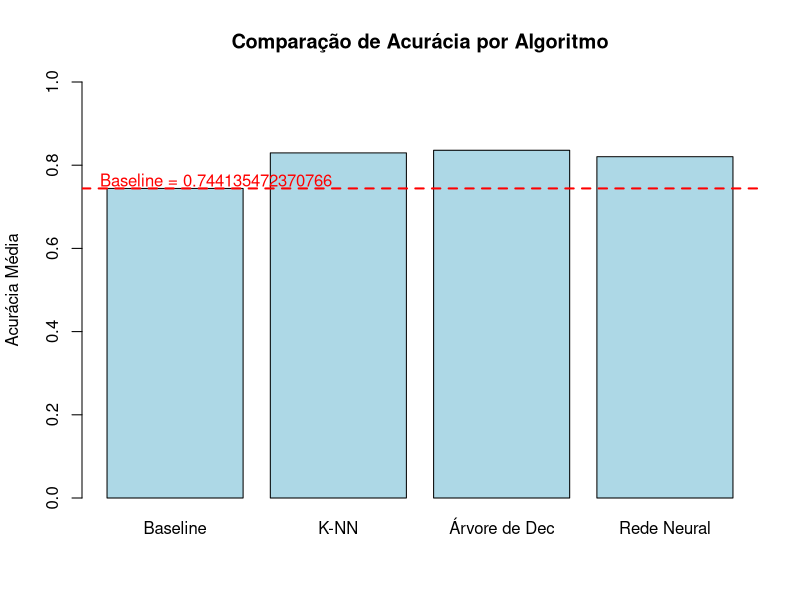
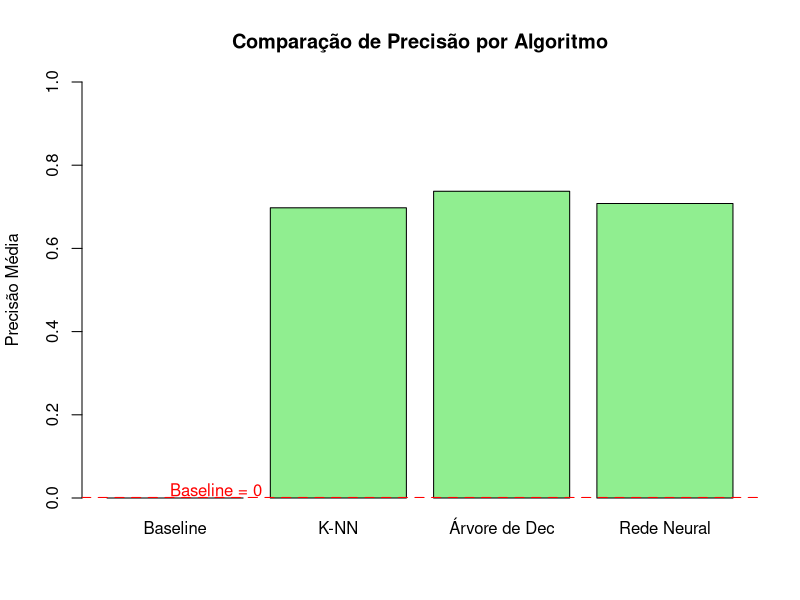
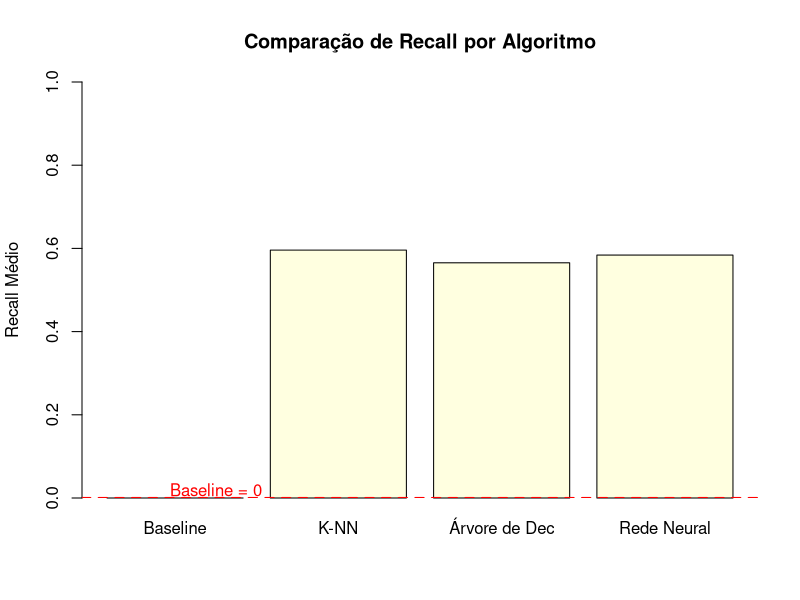

Write the R code that produced these figures, in order.
## ---- chunk 1
train_data <- read.csv(file = "train_data.csv")
test_data <- read.csv(file = "test_data.csv")
## ---- chunk 2
library(knitr)


data_part1 <- train_data[1:5, 1:7]
data_part2 <- train_data[1:5, 8:ncol(train_data)]


table1 <- kable(data_part1, caption = "Adult Train Data - Part 1")


table2 <- kable(data_part2, caption = "Adult Train Data - Part 2")


cat(table1, sep = "\n")
cat("\n\n")
cat(table2, sep = "\n")

## ---- chunk 3
library(knitr)


data_part1 <- test_data[1:5, 1:7]
data_part2 <-test_data[1:5, 8:ncol(test_data)]


table1 <- kable(data_part1, caption = "Adult Test Data - Part 1")


table2 <- kable(data_part2, caption = "Adult Test Data - Part 2")


cat(table1, sep = "\n")
cat("\n\n")
cat(table2, sep = "\n")

## ---- chunk 4

train_data$income_Baseline <- 0

true_negatives <- sum(train_data$income_Baseline == 0 & train_data$income == 0)
false_positives <- sum(train_data$income_Baseline == 0 & train_data$income == 1)
false_negatives <- 0
true_positives <- 0


cat("Matriz de Confusão:\n")
cat("           Previsto 0    Previsto 1\n")
cat(sprintf("Real 0:     %d            %d\n", true_negatives, false_positives))
cat(sprintf("Real 1:     %d            %d\n", false_negatives, true_positives))
## ---- chunk 5

train_data$income_Baseline <- 0

true_negatives <- sum(train_data$income_Baseline == 0 & train_data$income == 0)
false_positives <- sum(train_data$income_Baseline == 0 & train_data$income == 1)
false_negatives <- 0
true_positives <- 0


cat("Matriz de Confusão:\n")
cat("           Previsto 0    Previsto 1\n")
cat(sprintf("Real 0:     %d            %d\n", true_negatives, false_positives))
cat(sprintf("Real 1:     %d            %d\n", false_negatives, true_positives))
## ---- chunk 6
accuracy_baseline <- (true_negatives + true_positives) / length(train_data$income)
cat("Acurácia:", accuracy_baseline, "\n")

if (true_positives + false_positives == 0) {
  cat("Precisão: Não definida (nenhuma previsão positiva)\n")
} else {
  precision_baseline <- true_positives / (true_positives + false_positives)
  cat("Precisão:", precision_baseline, "\n")
}

#calcular recall
if (true_positives + false_negatives == 0) {
  cat("Recall: Não definido (nenhum valor real positivo)\n")
} else {
  recall_baseline <- true_positives / (true_positives + false_negatives)
  cat("Recall:", recall_baseline, "\n")
}

train_data$income_Baseline <- remove()
## ---- chunk 7
if (!require(class)) install.packages("class")
library(class)

target <- train_data$income
K <- 5
folds <- cut(seq(1, nrow(train_data)), breaks=K, labels=FALSE)

accuracy_list <- c()
precision_list <- c()

# K-Fold Cross-Validation manual
for (i in 1:K) {
  test_indexes <- which(folds == i, arr.ind = TRUE)
  teste <- train_data[test_indexes, ]
  treino <- train_data[-test_indexes, ]
  
  # Definir os atributos preditores e a variável target
  train_features <- treino[, -ncol(treino)]
  train_labels <- treino$income
  test_features <- teste[, -ncol(teste)]
  test_labels <- teste$income
  
  # Aplicar o algoritmo K-NN (usando K = 5 como exemplo)
  knn_pred <- knn(train = train_features, test = test_features, cl = train_labels, k = 5)  
  
  
  accuracy <- sum(knn_pred == test_labels) / length(test_labels)
  accuracy_list <- c(accuracy_list, accuracy)
  
  true_positives <- sum(knn_pred == 1 & test_labels == 1)
  false_positives <- sum(knn_pred == 1 & test_labels == 0)
  if (true_positives + false_positives == 0) {
    precision <- 0
  } else {
    precision <- true_positives / (true_positives + false_positives)
    precision_list <- c(precision_list, precision)
  }
  
  #calcular recall
  false_negatives <- sum(knn_pred == 0 & test_labels == 1)
  if (true_positives + false_negatives == 0) {
    recall <- 0
  } else {
    recall <- true_positives / (true_positives + false_negatives)
  }
  
  
  cat("Matriz de Confusão para o fold", i, ":\n")
  cat("           Previsto 0   Previsto 1\n")
  cat("Real 0:    ", sum(knn_pred == 0 & test_labels == 0), "        ", sum(knn_pred == 1 & test_labels == 0), "\n")
  cat("Real 1:    ", sum(knn_pred == 0 & test_labels == 1), "        ", sum(knn_pred == 1 & test_labels == 1), "\n\n")
}

# Média das acurácias dos K folds
mean_accuracy_knn <- mean(accuracy_list)
print(paste("Acurácia média da validação cruzada:", mean_accuracy_knn))

# Média das precisões dos K folds
mean_precision_knn <- mean(precision_list)
print(paste("Precisão média da validação cruzada:", mean_precision_knn))

# Média dos recalls dos K folds
mean_recall_knn <- mean(recall)
print(paste("Recall médio da validação cruzada:", mean_recall_knn))
## ---- chunk 8
if (!require(rpart)) install.packages("rpart")
library(rpart)

# Inicializar variáveis para guardar resultados
accuracy_list <- c()
precision_list <- c()

for (i in 1:K) {
  # Separar os dados em treinamento e teste
  test_indexes <- which(folds == i, arr.ind = TRUE)
  teste <- train_data[test_indexes, ]
  treino <- train_data[-test_indexes, ]
  
  # Definir os atributos preditores e a variável target
  train_features <- treino[, -ncol(treino)]
  train_labels <- treino$income
  test_features <- teste[, -ncol(teste)]
  test_labels <- teste$income
  
  # Aplicar o algoritmo Árvore de Decisão
  decision_tree <- rpart(income ~ ., data = treino, method = "class")
  rpart_pred <- predict(decision_tree, test_features, type = "class")
  
  accuracy <- sum(rpart_pred == test_labels) / length(test_labels)
  accuracy_list <- c(accuracy_list, accuracy)
  
  true_positives <- sum(rpart_pred == 1 & test_labels == 1)
  false_positives <- sum(rpart_pred == 1 & test_labels == 0)
  if (true_positives + false_positives == 0) {
    precision <- 0
  } else {
    precision <- true_positives / (true_positives + false_positives)
    precision_list <- c(precision_list, precision)
  }
  
  false_negatives <- sum(rpart_pred == 0 & test_labels == 1)
  if (true_positives + false_negatives == 0) {
    recall <- 0
  } else {
    recall <- true_positives / (true_positives + false_negatives)
  }
  
  cat("Matriz de Confusão para o fold", i, ":\n")
  cat("           Previsto 0   Previsto 1\n")
  cat("Real 0:    ", sum(rpart_pred == 0 & test_labels == 0), "        ", sum(rpart_pred == 1 & test_labels == 0), "\n")
  cat("Real 1:    ", sum(rpart_pred == 0 & test_labels == 1), "        ", sum(rpart_pred == 1 & test_labels == 1), "\n\n")
}

# Média das acurácias dos K folds
mean_accuracy_DecTree <- mean(accuracy_list)
print(paste("Acurácia média da validação cruzada:", mean_accuracy_DecTree))

# Média das precisões dos K folds
mean_precision_DecTree <- mean(precision_list)
print(paste("Precisão média da validação cruzada:", mean_precision_DecTree))

# Média dos recalls dos K folds
mean_recall_DecTree <- mean(recall)
print(paste("Recall médio da validação cruzada:", mean_recall_DecTree))
## ---- chunk 9

if (!require(nnet)) install.packages("nnet")
library(nnet)
train_data$income <- as.factor(train_data$income)

accuracy_list <- c()
precision_list <- c()

for (i in 1:K) {
  # Separar os dados em treinamento e teste
  test_indexes <- which(folds == i, arr.ind = TRUE)
  teste <- train_data[test_indexes, ]
  treino <- train_data[-test_indexes, ]
  
  # Definir os atributos preditores e a variável target
  train_features <- treino[, -ncol(treino)]
  train_labels <- treino$income
  test_features <- teste[, -ncol(teste)]
  test_labels <- teste$income
  
  # Aplicar o algoritmo Rede Neural
  mlp_model <- nnet(income ~ ., data = treino, size = 5, maxit = 1000)
  mlp_pred <- predict(mlp_model, test_features, type = "class")
  
  
  accuracy <- sum(mlp_pred == test_labels) / length(test_labels)
  accuracy_list <- c(accuracy_list, accuracy)
  true_positives <- sum(mlp_pred == 1 & test_labels == 1)
  false_positives <- sum(mlp_pred == 1 & test_labels == 0)
  if (true_positives + false_positives == 0) {
    precision <- 0
  } else {
    precision <- true_positives / (true_positives + false_positives)
    precision_list <- c(precision_list, precision)
  }
  

  false_negatives <- sum(mlp_pred == 0 & test_labels == 1)
  if (true_positives + false_negatives == 0) {
    recall <- 0
  } else {
    recall <- true_positives / (true_positives + false_negatives)
  }
  
  cat("Matriz de Confusão para o fold", i, ":\n")
  cat("           Previsto 0   Previsto 1\n")
  cat("Real 0:    ", sum(mlp_pred == 0 & test_labels == 0), "        ", sum(mlp_pred == 1 & test_labels == 0), "\n")
  cat("Real 1:    ", sum(mlp_pred == 0 & test_labels == 1), "        ", sum(mlp_pred == 1 & test_labels == 1), "\n\n")
}


mean_accuracy_mlp <- mean(accuracy_list)
print(paste("Acurácia média da validação cruzada:", mean_accuracy_mlp))


mean_precision_mlp <- mean(precision_list)
print(paste("Precisão média da validação cruzada:", mean_precision_mlp))

mean_recall_mlp <- mean(recall)
print(paste("Recall médio da validação cruzada:", mean_recall_mlp))
## ---- chunk 10
if (!require(kableExtra)) install.packages("kableExtra")
library(kableExtra)

resultados <- data.frame(
  Algoritmo = c("Baseline", "K-NN", "Árvore de Decisão", "Rede Neural (MLP)"),
  Acurácia = c(accuracy_baseline, mean_accuracy_knn, mean_accuracy_DecTree, mean_accuracy_mlp),
  Precisão = c(0, mean_precision_knn, mean_precision_DecTree, mean_precision_mlp),
  Recall = c(0, mean_recall_knn, mean_recall_DecTree, mean_recall_mlp)
)

resultados %>%
  kbl(col.names = c("Algoritmo", "Acurácia", "Precisão", "Recall"), digits = 4) %>%
  kable_styling(bootstrap_options = c("striped", "hover", "condensed", "responsive"), 
                full_width = F, position = "center") %>%
  column_spec(2:4, bold = TRUE, color = "white", background = c("#1f77b4", "#ff7f0e", "#2ca02c", "#d62728")) %>%
  row_spec(0, bold = TRUE, color = "white", background = "#4CAF50") %>%
  add_header_above(c(" " = 1, "Resultados dos Algoritmos" = 3))

algoritmos <- c("Baseline", "K-NN", "Árvore de Dec", "Rede Neural")
acuracias <- c(accuracy_baseline, mean_accuracy_knn, mean_accuracy_DecTree, mean_accuracy_mlp )
baseline_acuracia <- accuracy_baseline

barplot(acuracias, names.arg = algoritmos, col = "lightblue", ylim = c(0, 1),
        main = "Comparação de Acurácia por Algoritmo", ylab = "Acurácia Média")

abline(h = baseline_acuracia, col = "red", lty = 2, lwd = 2)

text(x = 1, y = baseline_acuracia + 0.02, labels = paste("Baseline =", baseline_acuracia), col = "red")

algoritmos <- c("Baseline", "K-NN", "Árvore de Dec", "Rede Neural")
precisoes <- c(0, mean_precision_knn, mean_precision_DecTree, mean_precision_mlp)
baseline_precisao <- 0

barplot(precisoes, names.arg = algoritmos, col = "lightgreen", ylim = c(0, 1),
        main = "Comparação de Precisão por Algoritmo", ylab = "Precisão Média")

abline(h = baseline_precisao, col = "red", lty = 2, lwd = 2)

text(x = 1, y = baseline_precisao + 0.02, labels = paste("Baseline =", baseline_precisao), col = "red")

algoritmos <- c("Baseline", "K-NN", "Árvore de Dec", "Rede Neural")
recalls <- c(0, mean_recall_knn, mean_recall_DecTree, mean_recall_mlp)
baseline_recall <- 0

barplot(recalls, names.arg = algoritmos, col = "lightyellow", ylim = c(0, 1),
        main = "Comparação de Recall por Algoritmo", ylab = "Recall Médio")

abline(h = baseline_recall, col = "red", lty = 2, lwd = 2)

text(x = 1, y = baseline_recall + 0.02, labels = paste("Baseline =", baseline_recall), col = "red")
## ---- chunk 11

decision_tree <- rpart(income ~ ., data = train_data, method = "class")
rpart_pred <- predict(decision_tree, test_features, type = "class")

true_negatives <- sum(rpart_pred == 0 & test_labels == 0)
false_positives <- sum(rpart_pred == 1 & test_labels == 0)
false_negatives <- sum(rpart_pred == 0 & test_labels == 1)
true_positives <- sum(rpart_pred == 1 & test_labels == 1)

cat("Matriz de Confusão para a base de teste:\n")
cat("           Previsto 0   Previsto 1\n")
cat("Real 0:    ", true_negatives, "        ", false_positives, "\n")
cat("Real 1:    ", false_negatives, "        ", true_positives, "\n\n")


accuracy_rpart_test <- (true_negatives + true_positives) / length(test_labels)
cat("Acurácia na base de teste:", accuracy_rpart_test, "\n")

if (true_positives + false_positives == 0) {
  cat("Precisão na base de teste: Não definida (nenhuma previsão positiva)\n")
} else {
  precision_rpart_test <- true_positives / (true_positives + false_positives)
  cat("Precisão na base de teste:", precision_rpart_test, "\n")
}

recall <- true_positives / (true_positives + false_negatives)
cat("Recall na base de teste:", recall, "\n")
